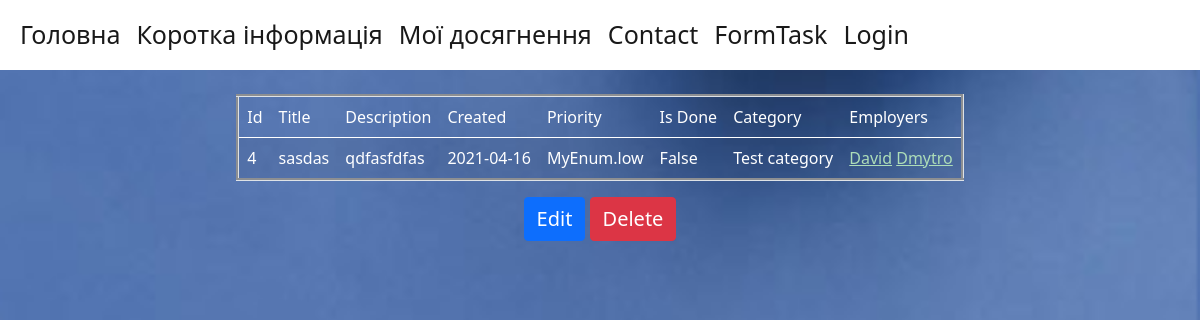
Page /tasks_bp/task/4 on the committed database.
### app/task/models.py (models this page shows, shortened)
class Task(db.Model):
    id = db.Column(db.Integer, primary_key=True)
    title = db.Column(db.String(80), nullable=False)
    description = db.Column(db.String(120), nullable=False)
    created = db.Column(db.Date,default=datetime.utcnow())
    priority = db.Column(db.Enum(MyEnum), default='low')
    is_done = db.Column(db.Boolean, default=False)
    category_id = db.Column(db.Integer, db.ForeignKey('category.id'))

class Category(db.Model):
    id = db.Column(db.Integer, primary_key=True)
    name = db.Column(db.String(80), nullable=False)
    category = db.relationship('Task', backref='category_backref', lazy=True)

class Employee(db.Model):
    id = db.Column(db.Integer, primary_key=True)
    name = db.Column(db.String(50), nullable=False)
    count_of_completed_tasks = db.Column(db.Integer)
    task_empl = db.relationship('Task', secondary=association_table, backref=db.backref('employee_backref'))

### app/task/view.py (the view)
@task_bp.route('/task/<int:id>', methods=["GET", "POST"])
def task_show(id):
    task = Task.query.get_or_404(id)
    return render_template('task_show.html', task=task)

### app/task/templates/task/task_show.html (shortened to what this page needs)
{% extends "base.html" %}
{%block content%}
{%from "_render_field.html" import render_field%}
 <div class="form-wrapper" align="center">
     <br>
     <table class="table table-striped w-auto" border="3" align="center">
  <thead>
    <tr>
        <td class="table_form" scope="col">Id</td>
      <td class="table_form" scope="col">Title</td>
        <td class="table_form" scope="col">Description</td>
         <td class="table_form" scope="col">Created</td>
      <td class="table_form" scope="col">Priority</td>
        <td class="table_form" scope="col">Is Done</td>
        <td class="table_form" scope="col">Category</td>
          <td class="table_form" scope="col">Employers</td>
    </tr>
  </thead>
  <tbody>
  <tr>
      <td class="table_form">{{task.id}}</td>
       <td class="table_form">{{task.title}}</td>
      <td class="table_form">{{task.description}}</td>
      <td class="table_form">{{task.created}}</td>
       <td class="table_form">{{task.priority}}</td>
       <td class="table_form">{{task.is_done}}</td>
       <td class="table_form">{{task.category_backref.name}}</td>
      <td class="table_form">
           {% for empl in task.employee_backref %}
               <a class="href_in_background" href="{{url_for('task_bp_in.employee')}}/{{ empl.id }}">{{empl.name}}</a>
           {%endfor%}
       </td>
  </tr>
  </tbody>
</table>
     <a href="{{url_for('task_bp_in.task')}}/{{ task.id }}/update" class="btn btn-primary fs-5"> Edit </a>
     <a href="{{url_for('task_bp_in.task')}}/{{ task.id }}/delete" class="btn  btn-danger fs-5"> Delete </a>
</div>
{% endblock %}

### app/static/css/custom.css (style rules this page uses)
body { background-image: url('../images/fon.png'); background-size: 100%; }
.table_form { color:white; }
.href_in_background { color: #adddb8; }

### rows in the picture
Task: id "4", title "sasdas", description "qdfasfdfas", created "2021-04-16", priority "MyEnum.low", is_done "False"
Category: category_backref.name "Test category"
Employee: name "David"
Employee: name "Dmytro"
